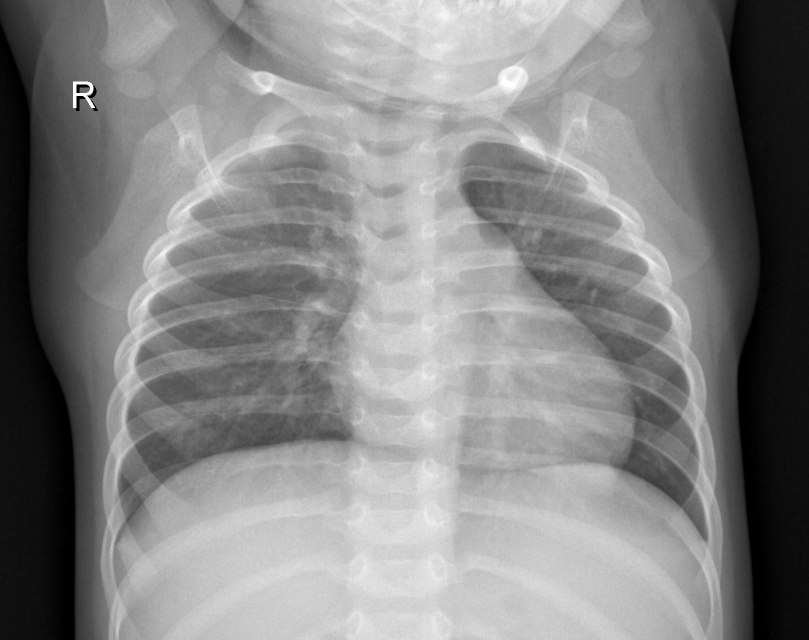
#> input picture pneumoniaTest/chest_xray/trainTEMP/normal/IM-0122-0001-Copy1.jpeg, 1618 x 1279 px (shown at 1/2 size); its folder holds only this picture in this run
$ jupyter execute --allow-errors pneumoniaTracker.ipynb
#> lines starting #> are read from the running program, lines starting #| are printed output that depends on the picture
## Dataset & Problem
We receive our open ML dataset from [Kaggle.com](https://www.kaggle.com/paultimothymooney/chest-xray-pneumonia) to identify pneumonia within a patient's x-rays. An example of these images will be shown later.

Our dataset will be used for classification, specifically, binary classification. A 1 output denotes that the lung has pneumonia, while a 0 output denotes that the lung does not have pneumonia.

Note: Our NN model, denoted as a "shallow neural network," is modelled after the NN in [Andrew Ng's Coursera Course](https://www.coursera.org/learn/neural-networks-deep-learning). However, our application is entirely unique from the course.

## Method for classifying data

We will be using an artificial neural network. Later, we will be talking about the architecture, the activity rule, and the learning rule that we use for the neural network.

[cell 1]
import numpy as np #Vectorization calculations
import matplotlib.pyplot as plt #Plotting cost function

#Read images files
from PIL import Image #Processing images as RGB
import os #Find proper path in file directory

#Import Time to see how long it takes to calculate the time elapsed
import time

# Time measurement
Before we implement our neural network, we will calculate the time elapsed for each function. The time function executes another function and returns the time said function takes to complete:

[cell 2]
def time_elapsed(f, *args):
    """
    Time elapsed for a function (in seconds)
    """
    start = time.time()
    val = f(*args)
    time_elapsed = time.time() - start
    return time_elapsed, val

## Image processing

Before we begin the classification process, we first must collect and interpret the data in the image. `load_images` reads the images inside of a given folder, resizes it into a $64\times64$ pixel image, and returns the data as an array

[cell 3]
"""
Load images in a folder as a list RGB matrices
"""
def load_images(folder):
#> called with folder = 'chest_xray/trainTEMP/normal'
    image_size = 64
    images = []
    counter =0
    for filename in os.scandir(folder):
            counter += 1

            #Consider edge-case where there is a folder inside the list of images
            if(os.path.isdir(filename)):
                continue

            #Path/to/file + /filename.extension
            img = Image.open(os.path.join(folder,os.path.basename(filename)))
#> img is the input picture: PIL image 1618x1279 L; min 0, max 255, mean 133

            #standardize image size for easier computation
            img = img.resize((image_size, image_size))
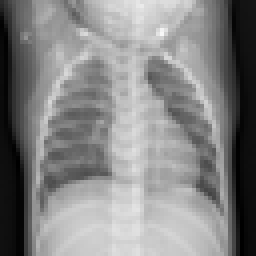
#> img: PIL image 64x64 L (shown 4 times larger); min 0, max 248, mean 133
            img = np.array(img.convert(mode = "RGB"))
#> img: shape (64, 64, 3)

            if(counter %100 == 0):
                print("Iteration: ", counter,": ",filename)

            images.append(img)

            # [6 lines of commented-out code are left out]

    return np.asarray(images)

Here, `load_xy_set` uses the `load_images` functin to grab the dataset, and we also create a label for the images. The label, $y$, is $1$ for images with pneumonia, and $0$ for images without pneumonia.

[cell 4]
"""
Load & preprocess images from two file paths (normalPath, pneumoniaPath)
"""
def load_xy_set(pathOne, pathTwo):
    #First, process normal x-ray images
    #Add normal images and place them as zeros
    x = load_images(pathOne)
    y = np.zeros((1,x.shape[0]))
#> y = [0]

    x1 = load_images(pathTwo)

    #Add pneumonia images and mark them as ones
    x = np.concatenate((x, x1),axis = 0)
    y = np.concatenate((y, np.ones((1,x.shape[0]-y.shape[1]))), axis= 1)


    assert (y.shape[1] == x.shape[0])

    #Reshape X for easier computation
    m  =x.shape[0] #Number of training examples

    x = x.reshape(m,-1).T/255 #(Width*height*layers, training_examples)

    return x, y

Finally, we apply both of these functions to load the training set that was previously given to us. We can see examples of the x-ray images in the output of the cell below:

[cell 5]
"""
Created a seperate, much smaller training_set to test pre-processing functions
"""

#TEST FILES (5 images per file)

pathOne = "chest_xray/trainTEMP/normal"
pathTwo = "chest_xray/trainTEMP/pneumonia"

#> (the rest of this cell did not finish here and is left out)

## Activity Rule

Now, we move onto the activity rule. As previously demonstrated, the sigmoid, and tanh functions are popular examples of activation functions. However, we also introduce another example known as the ReLu function. The ReLu function is a linear function which has been known to perform [better than the sigmoid and tanh functions](https://www.datasciencecentral.com/profiles/blogs/deep-learning-advantages-of-relu-over-sigmoid-function-in-deep). I will use each activation function to represent the differences

[cell 6]
"""
Helper activation functions:
def sigmoid() #Binary classification; used in output layer
def relu() #Used in hidden layers
def tanh() #Used in hidden layers
"""
def sigmoid(Z):
    #Treat Z as np.array
    #Use for last layer activation function
    s = 1/(1+np.exp(-Z))

    return s


def relu(Z):
    #Treat Z as np.array
    s = (abs(Z)+Z)/2
    return s

#tanh() function can be used with numpy:
#tanh() --> np.tanh()

## Plot Differences
Below is a plot of each activation function. The difference between the ReLu function and the Tanh/Sigmoid functions is that it is a piecewise, linear function. Again, ReLu tends to perform better than the other two activation functions.

[cell 7]
"""
Verify that relu & sigmoid & tanh work
"""
Z = np.linspace(-5, 5, 200)
#print(Z.shape)


plt.plot(Z, sigmoid(Z), label = "Sigmoid")
plt.plot(Z, relu(Z), label = "Relu")
plt.plot(Z, np.tanh(Z), label = "Tanh")

plt.ylim([-1,1])

plt.legend()
plt.show()
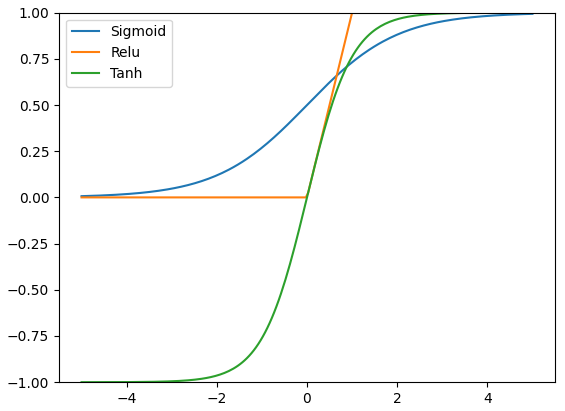
#> figure drawn by matplotlib, 1 panel; curve peaks at x = 5, y = 0.993; curve peaks at x = 5, y = 5; curve peaks at x = 5, y = 1

plt.plot(Z, sigmoid(Z), label = "Sigmoid")
plt.show()
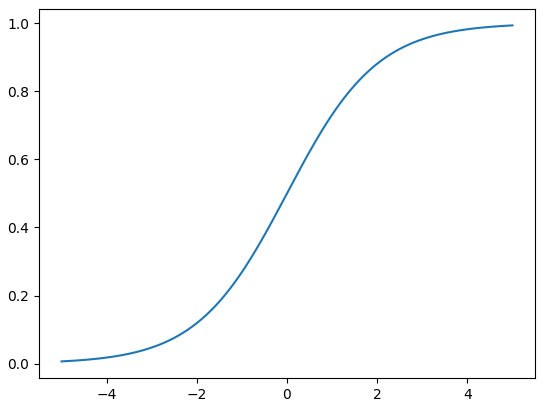
#> figure drawn by matplotlib, 1 panel; curve peaks at x = 5, y = 0.993
plt.plot(Z, relu(Z), label = "Relu")
plt.show()
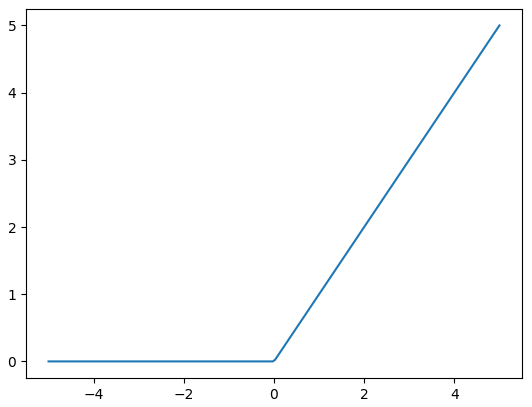
#> figure drawn by matplotlib, 1 panel; curve peaks at x = 5, y = 5
plt.plot(Z, np.tanh(Z), label = "Tanh")
plt.show()
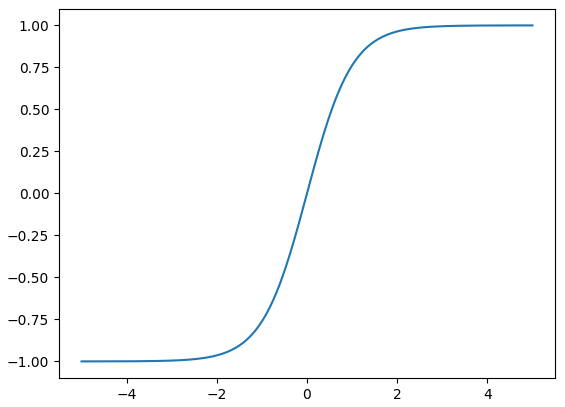
#> figure drawn by matplotlib, 1 panel; curve peaks at x = 5, y = 1


#print("Sigmoid: \n",sigmoid(Z))
#print("Relu: \n",relu(Z))
#print("Tanh: \n",np.tanh(Z))

## Activity Rule

Now we discuss the "activation of the neuron" or the parameters modified for each neuron to "learn." We use a weight matrix to modify multiple neurons, but we also modify the original equation by adding a bias. The new formula for the activation of the neuron would go from $$a = \sum w_i x_i$$ to $$a_{i,j} = w_{i,j} x_{i,j} + b_{i,j},$$ for some $i$th layer and $j$th neuron in said layer. `initialize_parameters` constructs the weight and bias matrix to fit the structure of our neural network, depending on the dimensions we desire (denoted by layer_dims).

Now, we move onto the architecture of the NN, and visualize the NN that we use.

[cell 8]
"""
initialize_weights & biases
Get the weights & biases for each individual layer & respective neurons/nodes in L-layer NN
"""

# [15 lines left out: function initialize_parameters, not called in this run]

## Architecture of the NN

The sample NN architecture below is a 4-layer NN architecture, with multiple weights and biases. Using a modified image loader, we can display the image.

There are three input features $X_1, X_2, X_3$, three layers (input, hidden, output) $A^i$: $i = 1, 2, 3$, four nodes per input and hidden layer $A_j$: $j = 1, 2, 3, 4$ and a single node per output layer $y$.

[cell 9]
#New def to give better quality images
def load_images_show(folder):
    image_size = 410
    images = []
    counter =0
    for filename in os.scandir(folder):
            counter += 1

            #Consider edge-case where there is a folder inside the list of images
            if(os.path.isdir(filename)):
                continue

            #Path/to/file + /filename.extension
            img = Image.open(os.path.join(folder,os.path.basename(filename)))

            #standardize image size for easier computation
            img = img.resize((image_size*2, image_size))
            img = np.array(img.convert(mode = "RGB"))

            if(counter %100 == 0):
                print("Iteration: ", counter,": ",filename)

            images.append(img)

            #Print Image shape
            print("Pixel Size: ", img.shape[0],"X",img.shape[1])
            #Print Image RGB value at pixel[0,0]
            print("RGB Value at index [0,0]: ", img[0,0,:])
            plt.imshow(img)
            plt.show()

    return np.asarray(images)

#Load file here!
#> (the rest of this cell did not finish here and is left out)

Below is a practical example and an implementation of `initialize_parameters`. We request $4$ layers as per the size of $len($layer_dims$) - 1$; in other words, we could insert an additional number and increase the layer count (creating a deep neural network). We could also increase the nodes per layer by increasing the number in each element of layer_dims (except element 0).

[cell 10]
"""
Test the initialize_parameters function:
-Confirm that it produces the proper shapes for a given set of layer_dims

Pseudo-code:

for x in range(1,len(layer_dims)):
 weight.shape = (layer_dims[x], [x-1])
 bias.shape = (layer_dims[x], [x-1])

"""
#> (the rest of this cell did not finish here and is left out)

## Functions of Neural Network

Now that we have processed the images and created the architecture of our NN, we can begin constructing the four processes of a NN: forward-propagation, back-propagation, the cost function, and gradient descent. We'll start first with forward propagation:

### Forward-Propagation

Using the formula described in the activity rule: $$a_{i,j} = w_{i,j} x_{i,j} + b_{i,j},$$ we can compute the activiation of a single neuron. However, we need to generalize this in order to create a proper neural network, which we will do so. Included in forward propagation is `linear_forward` and `activation_forward`, which is analogous to the activity rule of our discussion. `linear_forward` calculates the equation above to produce a new result for a single neuron, while `activation_forward` is a list of activation functions.

[cell 11]
"""
#forward propogation
def forward_propogate()
Calculate Z for a single layer

Final Z dimension should be (W[l-1].shape[0],1)
"""

# [12 lines left out: function linear_forward, not called in this run]

[cell 12]
"""
#forward propogation
calculate the activation function portion of forward propogation

Use either (Relu and sigmoid) or (tanh and sigmoid) for best performance
"""


# [17 lines left out: function activation_forward, not called in this run]

#### Generalization

In the `forward_propagation` function, we generalize our neural network model for an arbitrary number of neurons and an arbitrary amount of layers. At the input and hidden layers, we repeatedly calculate `linear_forward` and `activation_forward` for every neuron. At the output layer, however, we use the sigmoid function to make our final binary classification prediction.

[cell 13]
"""
#Forward propogation
put together the previous forward_propogation helper functions into a single model
"""

# [16 lines left out: function forward_propogation, not called in this run]

### Objective Function

Now that we have passed the activity rule portion, we can move onto the objective function, also known as the cost function, which is simply a measurement for the error of the neural network. The cost function formula we use is: $$J = (-1/m) * (\sum_{i}^m y^{i} log(PredictionX^{i}) + (1-y^i)log(1-PredictionX^i),$$

where $m$ is the number of images that we are receiving, $y$ is the label for image $i$, and $PredictionX$ is the prediction made by the neural network for image $i$. The reason we use this function is because we are accurately able to determine the how far our prediction is from the original label; in other words, does $PredictionX^i$ approach $y^i$? `compute_cost` implements this function.

[cell 14]
"""
#Cost function
def compute_cost()

Implement loss function for binary classifcation:
-1/m sum(Ylog(A) + (1-Y)log(1-A))
"""

# [11 lines left out: function compute_cost, not called in this run]

### Back-Propagation

At this point, we have made our predictions with Forward propagation, and we have estimated the error for our problem. How do we minmize this error?

We can try differentiation! If we can differentiate the weight, bias, and activation values, we can manipulate the slope repeatedly until the slope is 0 (elaborated upon in the gradient descent portion). The formulas for the activation, weight, and bias derivatives are given by:

$$
    dA_k = W^T * dA_{k+1},
$$
$$
    dW_k = (dA_{k+1} * A_{k}^T )/m,
$$
$$
    db_k = \sum dA_{k+1} /m,
$$

Where $k$ is the layer of the NN. Note that we need the derivative of the succeding layer, $A_{k+1}$ in order to calculate the derivatives, or the gradients, of $W_k$, $b_k$, and $A_k$. This means that we have to start at the last layer, and the derivative for this layer is $$dA_l = -(\frac{Y}{A_l} - \frac{1-Y}{1-A_l}),$$ for a label $Y$ and the layer output $A_l$. (I'm not sure how this was derived) `linear_backward` calculates the gradients for every input/hidden layer, and `activation_backwards` calculates the same gradients for the output layer, $A_l$. Now, we have to generalize this to every neuron and every layer of neurons.

[cell 15]
"""
#Backward propogation
def  linear_backward()
calculate gradients (derivatives) of a layer,i,
"""

# [16 lines left out: function linear_backward, not called in this run]

[cell 16]
"""
#Backward propogation
activation_backward(dA, cache, activation):
Calculate derivatives of activation function & Z for a given layer, i
"""

# [25 lines left out: function activation_backward, not called in this run]

#### Generalization

Now, we can apply this to our general neural network model. `backward_propogation` calculates every single gradient inside the neural network. First, it calls `activation_backward`, which then calls `linear_backward` to compute the respective gradients. Because at the output layer, we use the sigmoid function, we have to perform a derivative with respect to the sigmoid function for the output layer gradient.

[cell 17]
"""
#Backward propogation
combine activation & linear backwardpropogation gradients across all layers
"""

# [21 lines left out: function backward_propogation, not called in this run]

#### Gradient Descent

Gradient descent is the process of updating the parameters and minimizing the objective function. In other words, we repeatedly use the gradients calculated in back-propagation to help the weights and biases reach an optimal value. `update_parameters` implements this function by subtracting the gradients (multiplied with an arbitrary learning rate, $\alpha$) from its respective parameters

[cell 18]
"""
#Gradient Descent
def update_parameters()

modify the weights & biases based on backward_propogation
"""

# [8 lines left out: function update_parameters, not called in this run]

## The completed model

Now that we have completed each process of the neural network mode, constructed the architecture, and processed our images, we can generalize our NN model and begin our application

#> (a cell that did not finish here is left out)

[cell 20]
"""
Grab the actual training set (4,500+ examples)
"""
pathOne = "chest_xray/train/NORMAL"
pathTwo = "chest_xray/train/PNEUMONIA"

#> (the rest of this cell did not finish here and is left out)


#> (a cell that did not finish here is left out)

[cell 22]
"""
Train a random set of Neural Networks to see best performance

'relu' can be replaced with 'tanh' or 'sigmoid', though it is not recommended to use sigmoid

I Used a nested for loop to consider different layer_sizes, different neural network sizes
(the number of layers in a NN), and different learning_rates.

Best performing hyperparameters:
Iterations = 1000
Single-layer Neural Network
Hidden layer size = 35 or 25 or 30
hyperparemeter = .099 or .016

Best Accuracy on Test set:
Best Accuracy on Validation set: 94%
Best Accuracy on Train set: 95%
"""

#Constant parameters
#> (the rest of this cell did not finish here and is left out)

# Epilogue

We have now finished training 6 unique neural network architectures. At this point, we can grab the results from a simple forward_propagation call to understand how accurate our model is! `predict` makes our prediction.

[cell 23]
#Function to predict with TRAINED NEURAL NETWORKS
# [14 lines left out: function predict, not called in this run]

## Testing success rate on training set
Since we created numerous neural network models, we're going to making a list of prediction and accuracy rates to determine how accurate each model is. We start by testing with the training set, which should yield high accuracy results

[cell 24]
#Check predictions on the training set -- Should be very accurate(95%+)
p_train_list = []
accuracy_train_list = []
#> (the rest of this cell did not finish here and is left out)

## Testing success rate on 'validation set'

A validation set is a small set of examples which we had not trained the neural network on. While we may have accustomed the neural networks to train well on the training set, we have to make sure the neural network can account for real-world examples (otherwise, the model is useless). The validation set is a quick way of 'validating' our work.

[cell 25]
#Load validation set to test trained Neural Networks
pathOne = "chest_xray/val/NORMAL"
pathTwo = "chest_xray/val/PNEUMONIA"

#> (the rest of this cell did not finish here and is left out)


[cell 26]
#Test Neural Networks on validation set
p_val_list = []
accuracy_val_list = []
#> (the rest of this cell did not finish here and is left out)

## Testing success rate on test set

Finally, we have the test set, which is an extremely large set of data that we use to verify that our neural network model is doing a good job of estimating! It operates similarly to the validation set, but is much larger.

[cell 27]
#Print accuracy of Neural Networks on test set
pathOne = "chest_xray/test/NORMAL"
pathTwo = "chest_xray/test/PNEUMONIA"

#> (the rest of this cell did not finish here and is left out)
